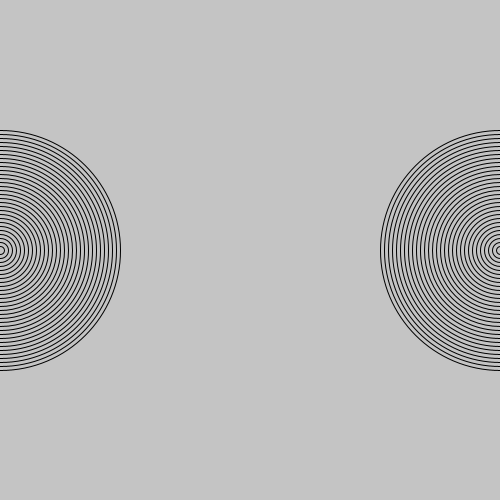
Frame 1 (no input)
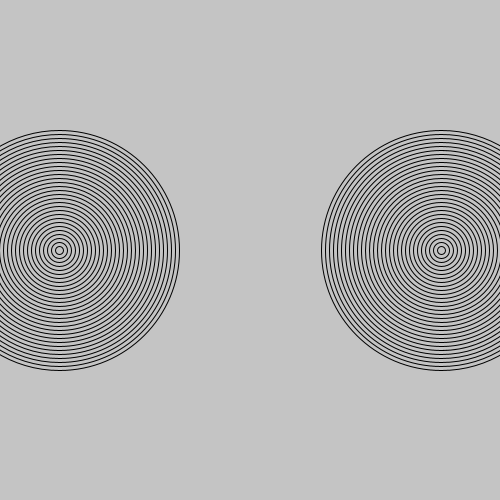
Frame 60 (the mouse pressed at the canvas centre just before this capture)
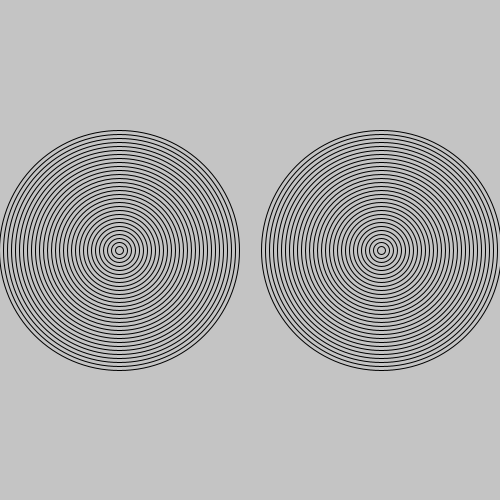
Frame 120 (the mouse held since frame 60 and released just before this capture)

The Processing sketch that drew these frames (run headless with seeded random() and noise(); from frame 60 on, the mouse is pressed at the canvas centre):

// Processing sketch: amazing_rings
// ── amazing_rings.pde
int x=0;
int x1=500;
int d = 1;
void setup() {
  size(500,500);
}

void draw() {
  background(#C4C4C4);
  for (int i = 0; i<30; i++) { 
    noFill();
ellipse(x,250,240-8*i,240-8*i);
  }
    for (int i = 0; i<30; i++) { 
    noFill();
    ellipse(x1,250,240-8*i,240-8*i);
  }
  
 x=x+1*d;
 x1=x1-1*d;
 if (x==250 || x1==250) {
   d=-1;
 }
 if (x==0 || x1==500) {
   d=1;
 }
  // Go to the recipe to run the demonstration before starting this program
  /*
  Use the code from your Bullseye program to draw the rings shown in this recipe.
  You can use the noFill() command to make your ellipses transparent.
  Make the rings move past each other.
  When the rings hit the side of the sketch, make them reverse their direction.
  */
}
